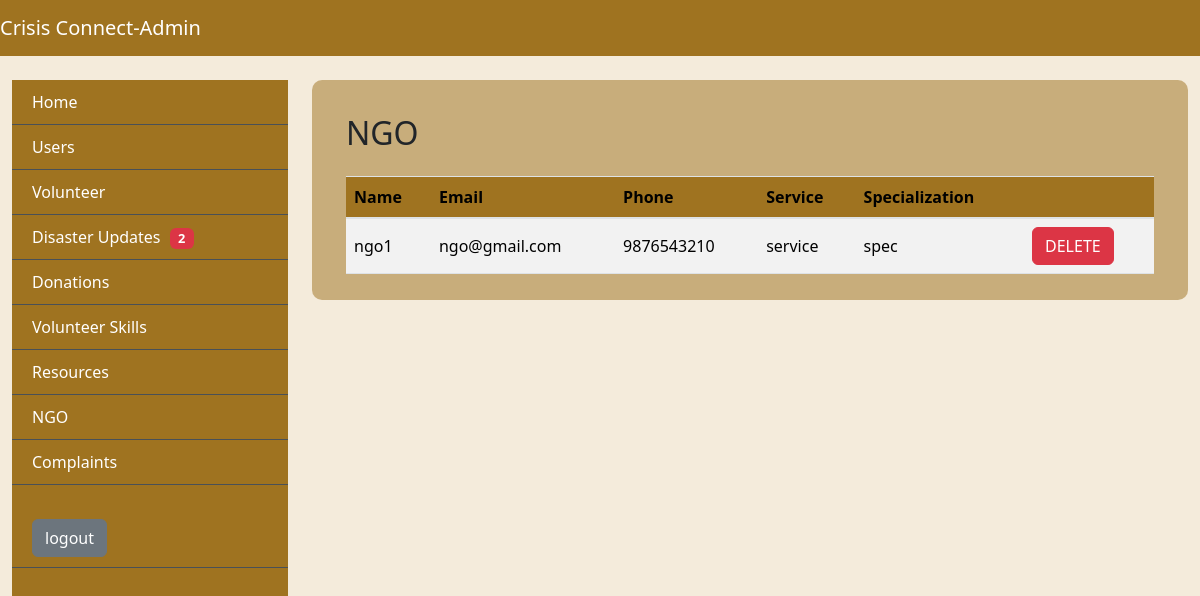
Page /ManageNGO on the earlier database version.
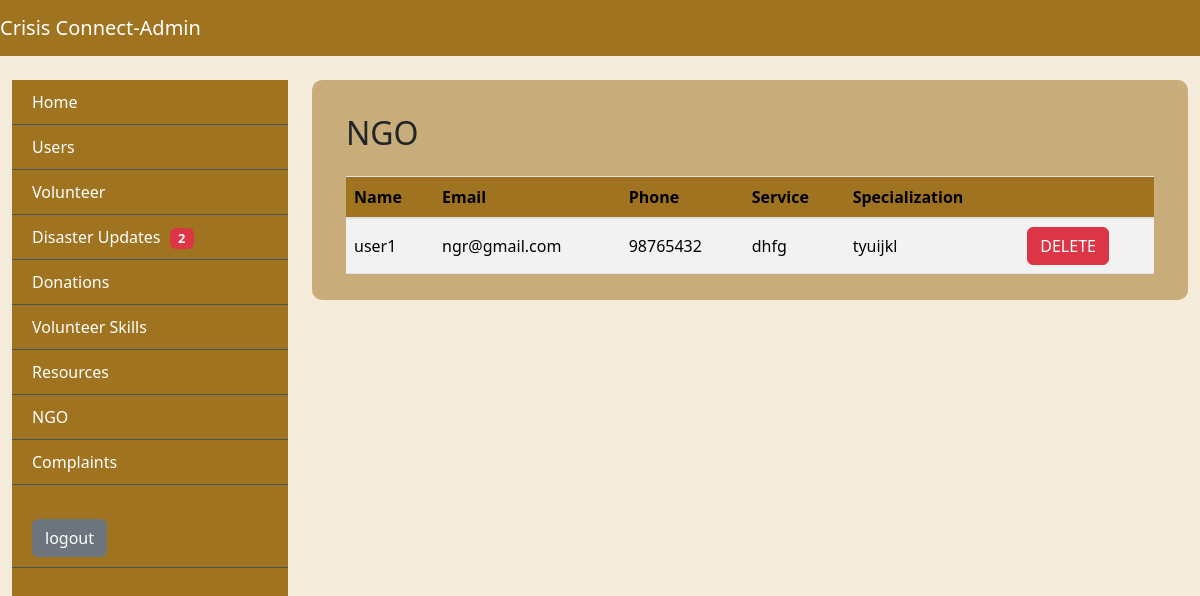
Same page on the later database version.
### app/models.py (models this page shows)
class NGOTable(models.Model):
    LOGIN = models.ForeignKey(LoginTable, on_delete=models.CASCADE)
    Name= models.CharField(max_length=30, null=True, blank=True)
    Email= models.CharField(max_length=20, null=True, blank=True)
    Phone= models.BigIntegerField(null=True, blank=True)
    Service= models.CharField(max_length=20, null=True, blank=True)
    Specialization= models.CharField(max_length=20, null=True, blank=True)

### app/views.py (the view)
# urls.py: path('ManageNGO', ManageNGO.as_view(), name="addnmanageNGO"),
class ManageNGO(View):
    def get(self, request):
        obj=NGOTable.objects.all()
        return render(request, "administrator/AddnManageNGO.html",{'val':obj})

### templates/administrator/addnmanageNGO.html
{% extends 'administrator/base.html' %}
{%block body%}
<div class="tbl-div">
  <div class="content container-fluid">
      <div class="container-fluid mt-4">
          <h2 class="mb-4">NGO</h2>
          <div class="table-responsive">
            <table class="table user-table table-striped">
              <thead>
                <tr>
                  <th>Name</th>
                  <th>Email</th>
                  <th>Phone</th>
                  <th>Service</th>
                  <th>Specialization</th>
                  <th></th>
                </tr>
              </thead>
              <tbody>
                {%for i in val%}
                <tr>
                  <td>{{i.Name}}</td>
                  <td>{{i.Email}}</td>
                  <td>{{i.Phone}}</td>
                  <td>{{i.Service}}</td>
                  <td>{{i.Specialization}}</td>
                  <td><a href="delete_ngo/{{i.LOGIN.id}}" class="btn btn-danger" onclick="return confirm('are you sure to delete this user?')">DELETE</a></td>
                </tr>
                {%endfor%}
              </tbody>
            </table>
          </div>
        </div>
  </div>
</div>
{%endblock%}

Differences in the rows shown:
removed NGOTable: Name "ngo1", Email "ngo@gmail.com", Phone "9876543210", Service "service", Specialization "spec"
added NGOTable: Name "user1", Email "ngr@gmail.com", Phone "98765432", Service "dhfg", Specialization "tyuijkl"
